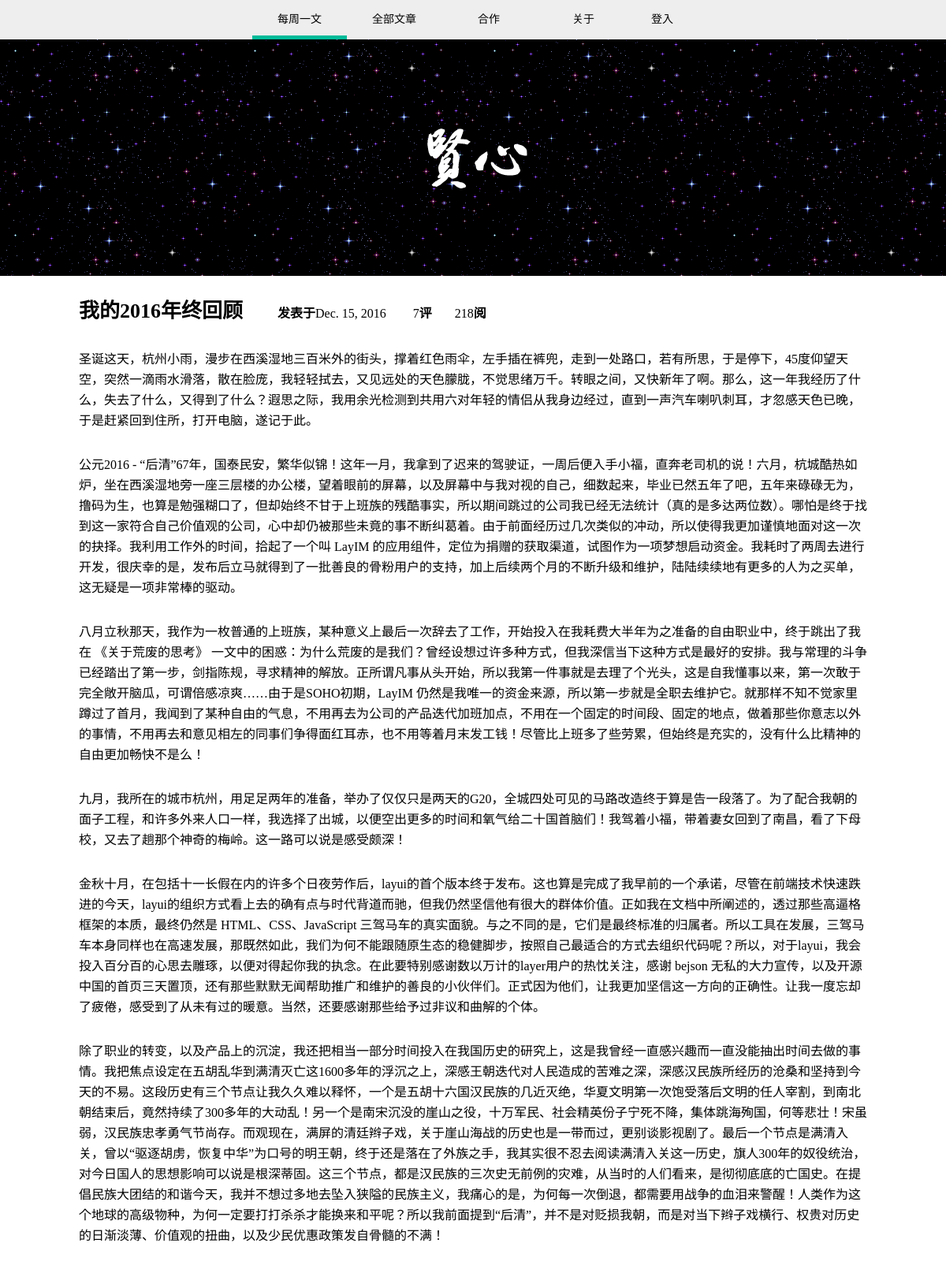
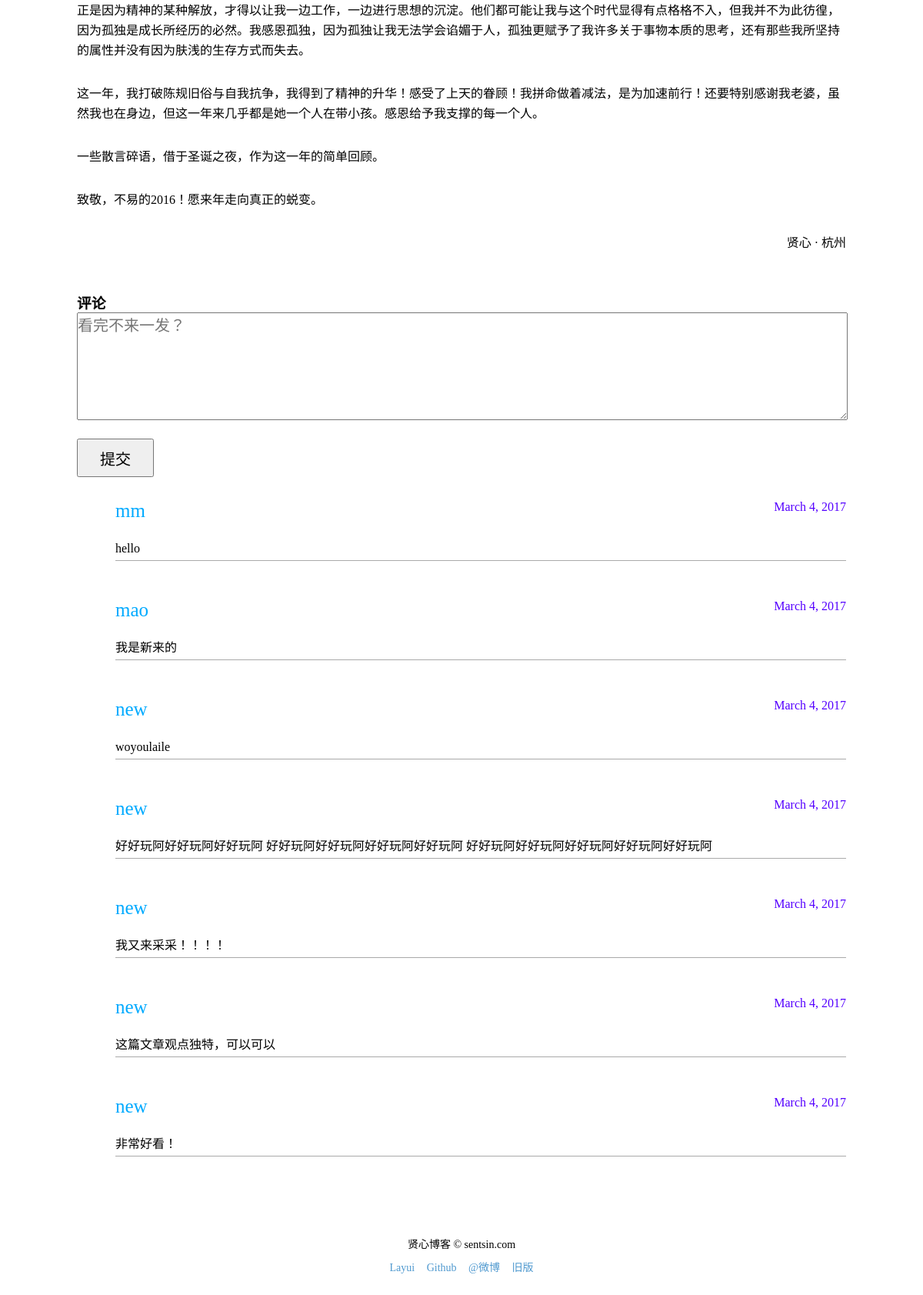
The page / on the database its author committed (2 pictures, top to bottom).
### blog/models.py (models this page shows, shortened)
class Blog(models.Model):
    content = models.TextField()
    title = models.CharField(max_length=50)
    published_time = models.DateTimeField('Date publish')
    comment_count = models.IntegerField(default=0)
    view_num = models.IntegerField(default=0)

### comment/models.py (models this page shows, shortened)
class Comment(models.Model):
    content = models.TextField();
    published_time = models.DateTimeField()
    user = models.ForeignKey(User)
    blog = models.ForeignKey(Blog)

### login/models.py (models this page shows)
class User(models.Model):
    username = models.CharField(max_length=20)
    password = models.CharField(max_length=20)
    def __str__(self):
        return self.username

### blog/views.py (the view)
# urls.py: url(r'^$',views.index,name='index'),
def index(rq):
    blog = Blog.objects.order_by('-published_time')[0]
    blog.view_num += 1
    blog.save()
    Comments = Comment.objects.filter(blog=blog).order_by('-published_time')
    rp = render(rq,'index.html',{'Blog': blog,'Comments': Comments})
    validate(rq,rp)
    return rp

### blog/views.py (called while the page is built)
def validate(rq,rp):
    if rq.session.get('is_login',False):
        print(rq.session.get('is_login'))
        rp.set_cookie('islogin','true')
    else:
        rp.set_cookie('islogin','false')

### blog/templates/index.html (shortened to what this page needs)
<!DOCTYPE html>
<html lang="en">
<head>
  {% load static %}
  <link href='{% static "index.css" %}' rel='stylesheet' type='text/css'>
  <link href='{% static "base.css" %}' rel='stylesheet' type='text/css'>
  <link href='{% static "art.css" %}' rel='stylesheet' type='text/css'>
</head>
<body>
  <nav>
    <ul>
      <li class='thepage'><a href='/index.html'>每周一文</a></li>
      <li><a href='/all.html'>全部文章</a></li>
      <li><a href='/cooperation.html'>合作</a></li>
      <li><a href='/about.html'>关于</a></li>
      <li class='login'><a href='/login'>登入</a></li>
    </ul>
  </nav>
  <div class="banner">
      <img class='logo' src='{% static "imgs/logo.png" %}' alt="">
  </div>
  <div class='article'>
    <div class="msg">
        <h2 class='title'>{{ Blog.title }}</h2>
        <div class="published-time">发表于<span>{{ Blog.published_time|date }}</span></div>
        <div class="comment-count"><span>{{ Comments|length }}</span>评</div>
        <div class="view-num"><span>{{ Blog.view_num }}</span>阅</div>
    </div>
    <div class='main'>
    {{ Blog.content|safe }}
    <p>
贤心 · 杭州
    </p>
    </div>
  </div>
  <div class="cmt">
    <h3>评论</h3>
    <form method='post' action='/comment/'>
    <textarea name='comment' cols="50" rows="6" placeholder='看完不来一发？'></textarea>
    <br>
    <input type="submit" value='提交'></input>
    <div class="history">
      {% for comment in Comments %}
      <div class="item">
        <div class="comment-user">{{ comment.user }}</div>
        <div class="comment-publish_time">{{ comment.published_time|date }}</div>
        <div class="comment-content">{{ comment.content }}</div>
      </div>
      {% endfor %}
    </div>
    </form>
  </div>
  <footer>
    <div class="url">贤心博客 © sentsin.com</div>
    <div class="link">
      <ul>
        <li>Layui</li>
        <li>Github</li>
        <li>@微博</li>
        <li>旧版</li>
      </ul>
    </div>
  </footer>
</body>
</html>

### blog/static/index.css (style rules this page uses)
.banner { margin-top: 50px; background: url(/static/imgs/banner.gif) repeat; width: 100%; height: 300px; text-align: center; }
.logo { height: 81px; width: 140px; margin-top: 109.5px; }
.article .msg { margin-top: 30px; }

### blog/static/base.css (style rules this page uses)
* { margin: 0; padding: 0; }
a { text-decoration: none; color: #000; }
nav { background: #eee; position: fixed; top: 0; width: 100%; }
nav ul { width: 560px; height: 50px; margin: auto; }
nav ul li { float: left; width: 120px; height: 50px; font-size: 14px; line-height: 50px; list-style: none; text-align: center; position: relative; }
nav ul li:last-child { width: 80px; }
.thepage::after { content: ''; position: absolute; bottom: 0; left: 0; height: 5px; width: 100%; background: #0b9; }
footer { width: 500px; text-align: center; margin: auto; font-size: 14px; line-height: 30px; padding: 50px 0 50px 0; }
footer ul li { display: inline-block; list-style: none; color: #4f99cf; padding: 0 6px 0 6px; width: auto; height: auto; }

### blog/static/art.css (style rules this page uses)
.article { width: 1000px; margin: auto; }
.msg { line-height: 30px; font-weight: bold; }
.title { font-size: 26px; display: inline-block; }
.published-time { margin-left: 40px; display: inline-block; }
.comment-count { margin-left: 30px; display: inline-block; }
.view-num { margin-left: 25px; display: inline-block; }
span { font-weight: normal; }
.main p { margin-top: 30px; font-size: 16px; line-height: 26px; font-weight: 500; }
.main p:last-child { clear: both; text-align: right; }
.cmt { width: 1000px; margin: 50px auto; }
.cmt textarea { font-size: 20px; line-heght: 30px; width: 100%; }
.cmt input { margin-top: 20px; width: 100px; height: 50px; font-size: 20px; line-height: 30px; }
.history { margin-top: 30px; }
.item { position: relative; margin: 0 0 50px 50px; }
.comment-publish_time { position: absolute; right: 0; top: 0; color: #50f; }
.comment-user { color: #0af; font-size: 25px; margin-bottom: 20px; }
.comment-content { margin-bottom: 30px; line-height: 30px; border-bottom: 1px solid #aaa; }

### rows shown on the page
Blog: title "我的2016年终回顾", published_time "Dec. 15, 2016", view_num "218", content "圣诞这天，杭州小雨，漫步在西溪湿地三百米外的街头，撑着红色雨伞，左手插在裤兜，走到一处路口，若有所思，于是停下，45度仰望天空，突然一滴雨水滑落，散在脸庞，我轻轻拭去，又见远处的天色朦胧，不觉思绪万千。转眼之间，又快新年了啊。那么，这一年我经历了什么，失去了什么，又得到了什么？遐思之际，我用余光检测到共用六对年轻的情侣从我身边经过，直到一声汽车喇叭刺耳，才忽感天色已晚，于是赶紧回到住所，打开电脑，遂记于此。 公元2016 - “后清”67年，国泰民安，繁华似锦！这年一月，我拿到了迟来的驾驶证，一周后便入手小福，直奔老司机的说！六月，杭城酷热如炉，坐在西溪湿地旁一座三层楼的办公楼，望着眼前的屏幕，以及屏幕中与我对视的自己，细数起来，毕业已然五年了吧，五年来碌碌无为，撸码为生，也算是勉强糊口了，但却始终不甘于上班族的残酷事实，所以期间跳过的公司我已经无法统计（真的是多达两位数）。哪怕是终于找到这一家符合自己价值观的公司，心中却仍被那些未竟的事不断纠葛着。由于前面经历过几次类似的冲动，所以使得我更加谨慎地面对这一次的抉择。我利用工作外的时间，拾起了一个叫 LayIM 的应用组件，定位为捐赠的获取渠道，试图作为一项梦想启动资金。我耗时了两周去进行开发，很庆幸的是，发布后立马就得到了一批善良的骨粉用户的支持，加上后续两个月的不断升级和维护，陆陆续续地有更多的人为之买单，这无疑是一项非常棒的驱动。 八月立秋那天，我作为一枚普通的上班族，某种意义上最后一次辞去了工作，开始投入在我耗费大半年为之准备的自由职业中，终于跳出了我在 《 关于荒废的思考》…"
Comment: user "mm", published_time "March 4, 2017", content "hello"
Comment: user "mao", published_time "March 4, 2017", content "我是新来的"
Comment: user "new", published_time "March 4, 2017", content "woyoulaile"
Comment: user "new", published_time "March 4, 2017", content "好好玩阿好好玩阿好好玩阿 好好玩阿好好玩阿好好玩阿好好玩阿 好好玩阿好好玩阿好好玩阿好好玩阿好好玩阿"
Comment: user "new", published_time "March 4, 2017", content "我又来采采！！！！"
Comment: user "new", published_time "March 4, 2017", content "这篇文章观点独特，可以可以"
Comment: user "new", published_time "March 4, 2017", content "非常好看！"

### other values the page prints
{{ Comments|length }} "7"
